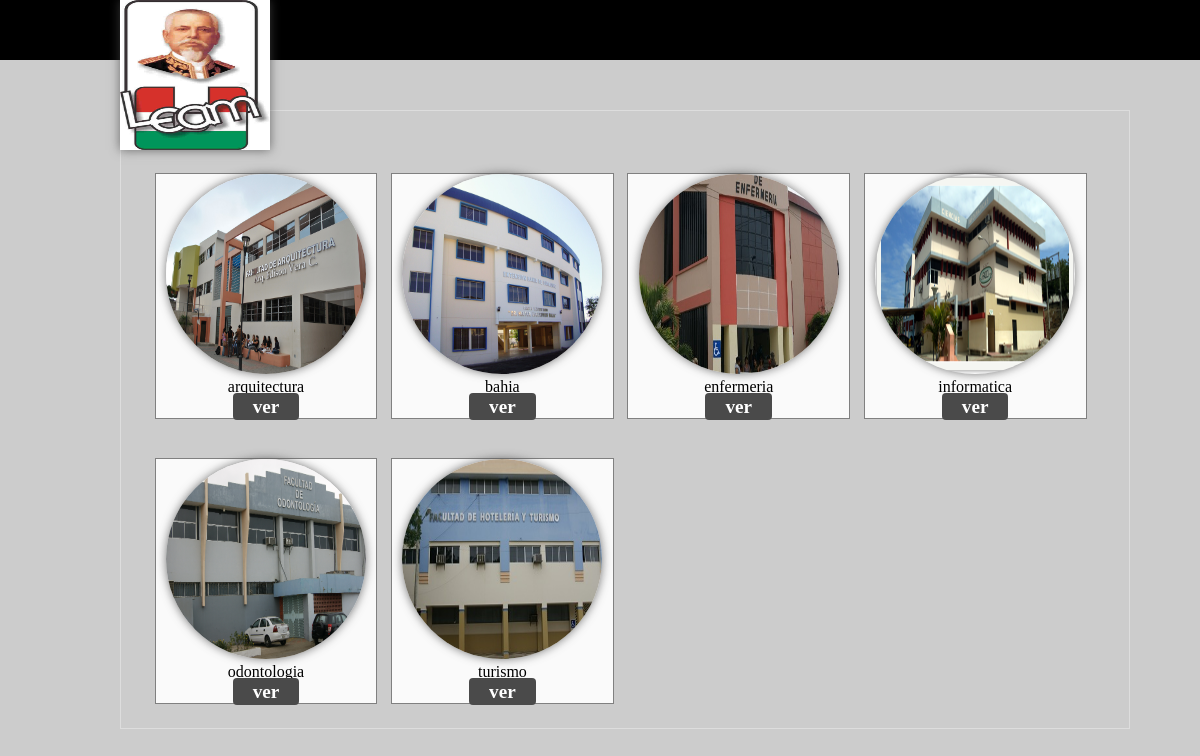
The page / on the database its author committed.
### tables this page shows
CREATE TABLE IF NOT EXISTS `facultad` (
  `id` int(11) NOT NULL AUTO_INCREMENT,
  `nombre` text NOT NULL,
  `descripcion` text NOT NULL,
  `imagen` text NOT NULL,
  `antiguedad` int(3) NOT NULL,
  PRIMARY KEY (`id`)
);

### index.php (the view, shortened to what this page needs)
<!DOCTYPE html>
<html lang="es">
<head>
	<link rel="stylesheet" type="text/css" href="./css/estilos.css">
</head>
<body>
	<header>
			<img src="./imagenes/logo_uleam.jpg" id="logo">
	</header>
	<section>
		<?php
			$re=mysql_query("select * from facultad") or die (mysql_error());
			while($f=mysql_fetch_array($re)){
		 ?>
		<div class="producto">
			<center>
					<img src="./facultades/<?php echo $f['imagen'];?>"><br>
					<span><?php echo $f['nombre'];?></span><br>
					<a href="./detalles.php?id=<?php echo $f['id']; ?>">ver</a>
			</center>
		</div>
		<?php
			}
		 ?>
	</section>
</body>
</html>

### css/estilos.css (style rules this page uses)
html { padding: 0px; margin: 0px; }
body { background-color: #ccc; padding: 0px; margin: 0px; }
header { width: 100%; height: 60px; background-color: black; color:white; }
a { color: #4a4a4a; font-weight: bolder; font-size: 1.2rem; text-decoration: none; }
section { width: 80%; min-height: 500px; border: 1px solid #DDD; padding: 2%; margin: 0 auto; margin-left: 10%; margin-top: 50px; }
#logo { width: 150px; height: 150px; display: inline-block; vertical-align: top; position: absolute; z-index: 2; left: 10%; -webkit-box-shadow: 0px 0px 10px rgba(74, 74, 74, 0.75); moz-box-shadow: 0px 0px 10px rgba(74, 74, 74, 0.75); box-shadow: 0px 0px 10px rgba(74, 74, 74, 0.75); }
.producto { width: 23%; height: auto; background-color: #fafafa; border: 1px solid gray; display: inline-block; vertical-align: top; margin-left: 1%; margin-top: 4%; }
.producto img { width: 200px; height: 200px; margin: 0 auto; border-radius: 50%; -webkit-box-shadow: 0px 0px 10px rgba(74, 74, 74, 0.75); moz-box-shadow: 0px 0px 10px rgba(74, 74, 74, 0.75); box-shadow: 0px 0px 10px rgba(74, 74, 74, 0.75); -webkit-transition: all 1s ease-in-out; -moz-transition: all 1s ease-in-out; }
.producto a { background-color: #4a4a4a; padding: 3px; color: white; width: 50px; padding-left: 20px; padding-right: 20px; border-radius: 4px; }

### rows shown on the page
facultad: imagen (picture), nombre "arquitectura"
facultad: imagen (picture), nombre "bahia"
facultad: imagen (picture), nombre "enfermeria"
facultad: imagen (picture), nombre "informatica"
facultad: imagen (picture), nombre "odontologia"
facultad: imagen (picture), nombre "turismo"
